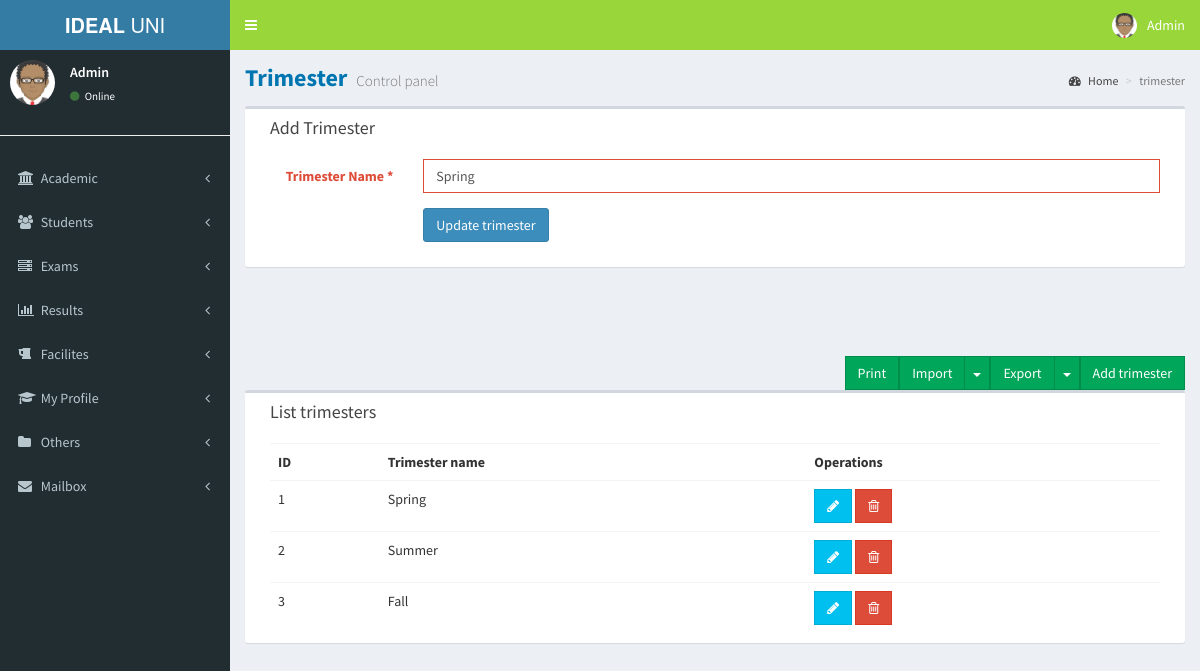
The app's page /trimesters.php?id=1&edittrimester=yes (signed in) with its own data.
### tables this page shows
CREATE TABLE `trimester` (
  `id` int(11) NOT NULL,
  `name` varchar(200) NOT NULL
);

### config.php (called while the page is built, shortened)
<?php
if (isset($_SESSION['LOGIN_NAME'])) {
    $LOGIN_TYPE = $_SESSION['LOGIN_TYPE'];
} else {
    header("Location:login.php");
}
?>

### trimesters.php (the view, shortened to what this page needs)
<?php
$name = "";
include("header.php");
include("leftsidebar.php");
?>
<div class="content-wrapper">
    <section class="content-header">
        <h1>
            Trimester
            <small>Control panel</small>
        </h1>
        <ol class="breadcrumb">
            <li><a href="#"><i class="fa fa-dashboard"></i> Home</a></li>
            <li class="active">trimester</li>
        </ol>
    </section>
    <?php if (isset($_GET['addtrimester']) || isset($_GET['edittrimester'])) { ?>
        <?php
        if (isset($_GET['edittrimester'])) {
            $id = $_GET['id'];
            $sql = "SELECT * FROM trimester where id=$id";
            $result = $conn->query($sql);
            if ($result->num_rows > 0) {
                while ($row = $result->fetch_assoc()) {
                    $name = $row['name'];
                }
            }
        }
        ?>
        <section class="content">
            <div class="box col-xs-12">
                <div class="box-header">
                    <h3 class="box-title ng-binding">Add Trimester</h3>
                </div>
                <div class="box-body">
                    <form class="form-horizontal " method="post" action="trimesters.php" >
                        <div class="form-group has-error" >
                            <label for="inputEmail3" class="col-sm-2 control-label ng-binding">Trimester Name * </label>
                            <div class="col-sm-10">
                                <input type="text" name="name"
                                       class="form-control ng-pristine ng-invalid ng-invalid-required" required=""
                                       placeholder="Trimester Name" value="<?= $name; ?>">
                            </div>
                        </div>
                        <div class="form-group">
                            <div class="col-sm-offset-2 col-sm-10">
                                <?php if (isset($_GET['edittrimester'])) { ?>
                                    <input type="submit" class="btn btn-primary ng-binding" value="Update trimester" name="update" >
                                <?php } else { ?>
                                    <input type="submit" class="btn btn-primary ng-binding" value="Add trimester" name="submit" >
                                <?php } ?>
                            </div>
                        </div>
                    </form>
                </div>
            </div>
        </section>
    <?php }
      if($LOGIN_TYPE=="admin"){
    ?>
    <section class="content">
        <a href="trimesters.php?addtrimester=yes"
           class="floatRTL btn btn-success btn-flat pull-right marginBottom15 no-print ng-binding">Add trimester</a>
        <div class="btn-group pull-right no-print">
            <button type="button" class="btn btn-success btn-flat ng-binding">Export</button>
            <button type="button" class="btn btn-success btn-flat dropdown-toggle" data-toggle="dropdown">
                <span class="caret"></span>
            </button>
        </div>
        <div class="btn-group pull-right no-print">
            <button type="button" class="btn btn-success btn-flat ng-binding">Import</button>
            <button type="button" class="btn btn-success btn-flat dropdown-toggle" data-toggle="dropdown">
                <span class="caret"></span>
            </button>
        </div>
        <a href="javascript:window.print()" class="floatRTL btn btn-success btn-flat pull-right marginBottom15 no-print ng-binding">Print</a>
        <div class="box col-xs-12">
            <div class="box-header">
                <h3 class="box-title ng-binding">List trimesters</h3>
            </div>
            <div class="box-body table-responsive">
                <table class="table table-hover">
                    <tbody><tr>
                            <th class="ng-binding">ID</th>
                            <th class="ng-binding">Trimester name</th>
                            <th class="no-print ng-binding">Operations</th>
                        </tr>
                        <?php
                        $sql = "SELECT * FROM trimester";
                        $result = $conn->query($sql);
                        if ($result->num_rows > 0) {
                            while ($row = $result->fetch_assoc()) {
                                ?>
                                <tr  >
                                    <td class="ng-binding"><?= $row["id"]; ?></td>
                                    <td class="ng-binding"><?= $row["name"]; ?></td>
                                    <td class="no-print">
                                        <a  href="trimesters.php?id=<?= $row["id"]; ?>&edittrimester=yes" class="btn btn-info btn-flat" title="" tooltip="" data-original-title="Edit"><i class="fa fa-pencil"></i></a>
                                        <a    href="trimesters.php?id=<?= $row["id"]; ?>&deletetrimester=yes"" class="btn btn-danger btn-flat" title="" tooltip="" data-original-title="Remove"><i class="fa fa-trash-o"></i></a>
                                    </td>
                                </tr>
                                <?php
                            }
                        } else {
                            echo ' <tr   class="ng-hide"><td class="noTableData ng-binding" colspan="5">No trimester</td></tr>';
                        }
                        ?>
                    </tbody></table>
            </div>
        </div>
    </section>
      <?php } ?>
</div>
<?php
include("footer.php");
?>

### records on screen
trimester: name "Spring", id "1"
trimester: id "2", name "Summer"
trimester: id "3", name "Fall"

### other values on screen
$LOGIN_NAME "Admin"
